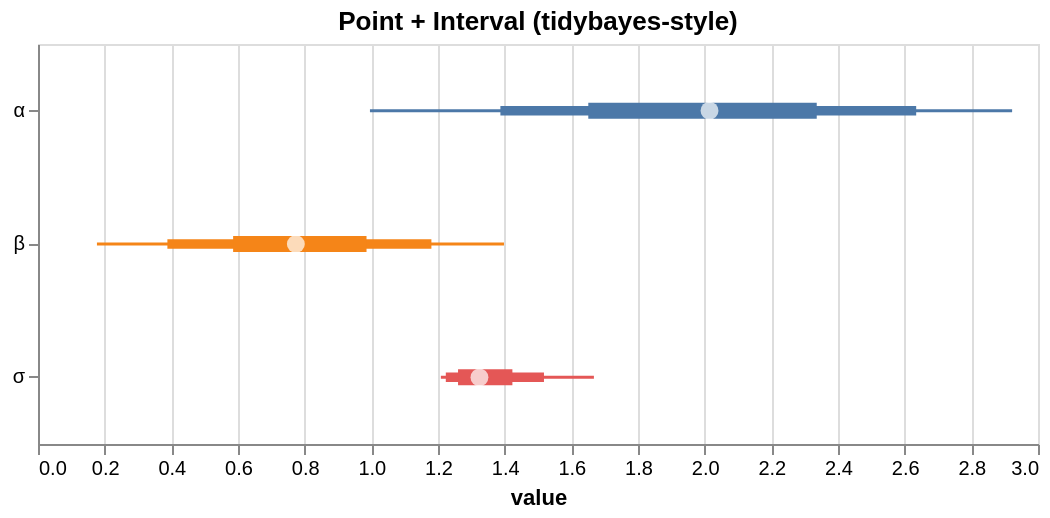

Source (Vega-Lite JSON):
### Vega-Lite specification from a JSON file in a GitHub repository (floating-point values rounded to 4 significant figures)
{"$schema": "https://vega.github.io/schema/vega-lite/v5.json", "data": {"values": [{"__point__": 0.7736, "hi_0_5_": 0.9856, "hi_0_8_": 1.18, "hi_0_95_": 1.398, "lo_0_5_": 0.5854, "lo_0_8_": 0.3882, "lo_0_95_": 0.1768, "parameter": "β"}, {"__point__": 2.015, "hi_0_5_": 2.336, "hi_0_8_": 2.635, "hi_0_95_": 2.922, "lo_0_5_": 1.651, "lo_0_8_": 1.387, "lo_0_95_": 0.9959, "parameter": "α"}, {"__point__": 1.324, "hi_0_5_": 1.423, "hi_0_8_": 1.518, "hi_0_95_": 1.668, "lo_0_5_": 1.26, "lo_0_8_": 1.223, "lo_0_95_": 1.209, "parameter": "σ"}]}, "height": 200, "layer": [{"encoding": {"color": {"field": "parameter", "legend": null, "type": "nominal"}, "tooltip": [{"field": "__point__", "title": "value (estimate)", "type": "quantitative"}, {"field": "parameter", "type": "nominal"}, {"field": "lo_0_95_", "title": "95% lo", "type": "quantitative"}, {"field": "hi_0_95_", "title": "95% hi", "type": "quantitative"}], "x": {"field": "lo_0_95_", "title": "value", "type": "quantitative"}, "x2": {"field": "hi_0_95_"}, "y": {"axis": {"title": null}, "field": "parameter", "type": "nominal"}}, "mark": {"strokeWidth": 1.5, "type": "rule"}, "params": [{"bind": "scales", "name": "grid", "select": {"encodings": ["x"], "type": "interval"}}]}, {"encoding": {"color": {"field": "parameter", "legend": null, "type": "nominal"}, "tooltip": [{"field": "__point__", "title": "value (estimate)", "type": "quantitative"}, {"field": "parameter", "type": "nominal"}, {"field": "lo_0_95_", "title": "95% lo", "type": "quantitative"}, {"field": "hi_0_95_", "title": "95% hi", "type": "quantitative"}], "x": {"field": "lo_0_8_", "title": "value", "type": "quantitative"}, "x2": {"field": "hi_0_8_"}, "y": {"axis": {"title": null}, "field": "parameter", "type": "nominal"}}, "mark": {"strokeWidth": 4.75, "type": "rule"}}, {"encoding": {"color": {"field": "parameter", "legend": null, "type": "nominal"}, "tooltip": [{"field": "__point__", "title": "value (estimate)", "type": "quantitative"}, {"field": "parameter", "type": "nominal"}, {"field": "lo_0_95_", "title": "95% lo", "type": "quantitative"}, {"field": "hi_0_95_", "title": "95% hi", "type": "quantitative"}], "x": {"field": "lo_0_5_", "title": "value", "type": "quantitative"}, "x2": {"field": "hi_0_5_"}, "y": {"axis": {"title": null}, "field": "parameter", "type": "nominal"}}, "mark": {"strokeWidth": 8.0, "type": "rule"}}, {"encoding": {"tooltip": [{"field": "__point__", "title": "value (estimate)", "type": "quantitative"}, {"field": "parameter", "type": "nominal"}, {"field": "lo_0_95_", "title": "95% lo", "type": "quantitative"}, {"field": "hi_0_95_", "title": "95% hi", "type": "quantitative"}], "x": {"field": "__point__", "type": "quantitative"}, "y": {"field": "parameter", "type": "nominal"}}, "mark": {"color": "white", "filled": true, "size": 80, "type": "point"}}], "title": "Point + Interval (tidybayes-style)", "width": 500}
